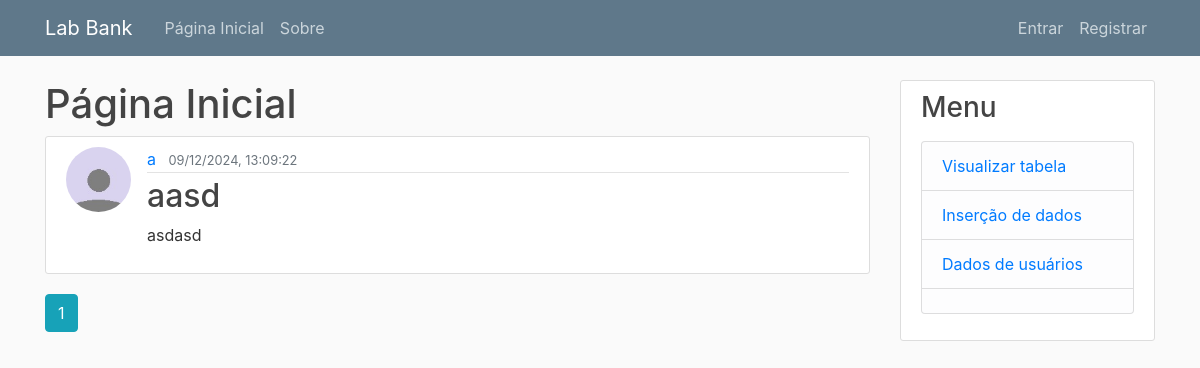
Page /home on the earlier database version.
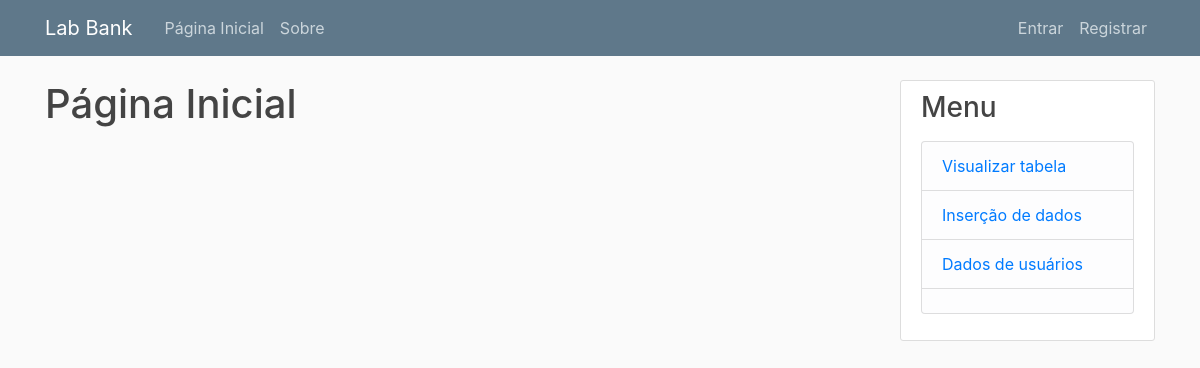
Same page on the later database version.
### lab_bank/models.py (models this page shows, shortened)
class Post(db.Model):
    id = db.Column(db.Integer, primary_key=True)
    title = db.Column(db.String(100), nullable=False)
    date_posted = db.Column(db.DateTime, nullable=False, default=datetime.now(pytz.timezone('America/Sao_Paulo')))
    content = db.Column(db.Text, nullable=False)
    user_id = db.Column(db.Integer, db.ForeignKey('user.id'), nullable=False)

class User(db.Model, UserMixin):
    id = db.Column(db.Integer, primary_key=True)
    username = db.Column(db.String(100), unique=True, nullable=False)
    email = db.Column(db.String(200), unique=True, nullable=False)
    profile_picture = db.Column(db.String(20), nullable=False, default='default.jpg')
    password = db.Column(db.String(60))
    is_admin = db.Column(db.Boolean, default=False)
    posts = db.relationship('Post', backref='author', lazy=True)
    subjects = db.relationship('Subject', backref='owner', lazy=True)

### lab_bank/main/routes.py (the view)
@main.route('/')
@main.route('/home')
def home():
    page = request.args.get('page', 1, type = int)
    posts = Post.query.order_by(Post.date_posted.desc()).paginate(page = page, per_page = 7)
    return render_template('home.html', title = 'Página Inicial', posts = posts)  # mágica???

### lab_bank/templates/home.html
{% extends 'layout.html' %}
{% block content %}
<h1> Página Inicial </h1>
	{% for post in posts.items %}
		<article class="media content-section">
		<img class="rounded-circle article-img" src="{{ url_for('static', filename = 'profile_pictures/' + post.author.profile_picture) }}">
			<div class="media-body">
				<div class="article-metadata">
					<a class="mr-2" href="{{ url_for('users.user_posts', username = post.author.username) }}">{{ post.author.username }}</a>
					<small class="text-muted">{{ post.date_posted.strftime('%d/%m/%Y, %H:%M:%S') }}</small>
				</div>
				<h2>
					<a class="article-title" href="{{ url_for('posts.post', post_id = post.id) }}">{{ post.title }}</a>
				</h2>
				<p class="article-content">{{ post.content }}</p>
			</div>
		</article>
	{% endfor %}
	{% for page_num in posts.iter_pages() %}
		{%if page_num %}
			{%if posts.page == page_num %}
				<a class = "btn btn-info mb-4" href = "{{ url_for('main.home', page = page_num) }}"> {{ page_num }} </a>
			{% else %}
				<a class = "btn btn-outline-info mb-4" href = "{{ url_for('main.home', page = page_num) }}"> {{ page_num }} </a>
			{% endif %}
		{% else %}
			...
		{% endif %}
	{% endfor %}
{% endblock %}

Differences in the rows shown:
removed Post: profile_picture (placeholder picture), author.username "a", date_posted "09/12/2024, 13:09:22", title "aasd", content "asdasd"
Other differences:
list line gone: "1"
